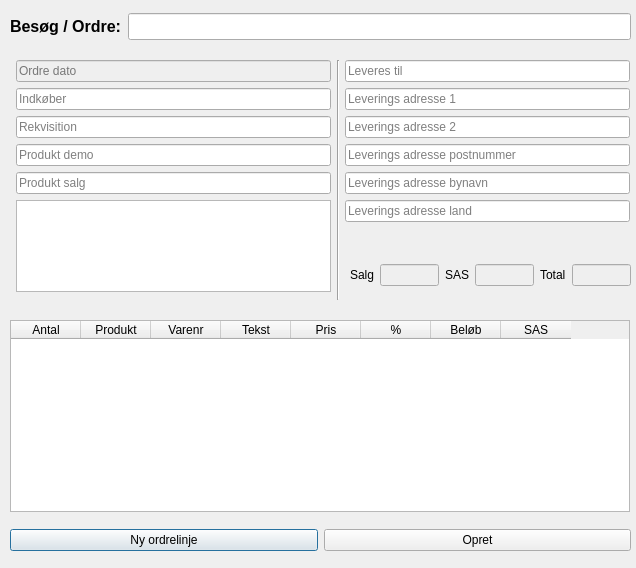
<?xml version="1.0" encoding="UTF-8"?>
<ui version="4.0">
    <class>OrderDialog</class>
    <widget class="QDialog" name="OrderDialog">
        <property name="geometry">
            <rect>
                <x>0</x>
                <y>0</y>
                <width>636</width>
                <height>568</height>
            </rect>
        </property>
        <property name="windowTitle">
            <string>Indkøbs ordre</string>
        </property>
        <widget class="QWidget" name="formLayoutWidget">
            <property name="geometry">
                <rect>
                    <x>10</x>
                    <y>60</y>
                    <width>321</width>
                    <height>232</height>
                </rect>
            </property>
            <layout class="QFormLayout" name="formOrderVisit">
                <item row="0" column="1">
                    <widget class="QLineEdit" name="txtOrderVisitDate">
                        <property name="enabled">
                            <bool>false</bool>
                        </property>
                        <property name="placeholderText">
                            <string>Ordre dato</string>
                        </property>
                    </widget>
                </item>
                <item row="1" column="1">
                    <widget class="QLineEdit" name="txtBuyer">
                        <property name="placeholderText">
                            <string>Indkøber</string>
                        </property>
                    </widget>
                </item>
                <item row="2" column="1">
                    <widget class="QLineEdit" name="txtPurchaseOrder">
                        <property name="placeholderText">
                            <string>Rekvisition</string>
                        </property>
                    </widget>
                </item>
                <item row="3" column="1">
                    <widget class="QLineEdit" name="txtProductDemo">
                        <property name="placeholderText">
                            <string>Produkt demo</string>
                        </property>
                    </widget>
                </item>
                <item row="4" column="1">
                    <widget class="QLineEdit" name="txtProductSale">
                        <property name="placeholderText">
                            <string>Produkt salg</string>
                        </property>
                    </widget>
                </item>
                <item row="5" column="1">
                    <widget class="QTextEdit" name="txtNote"/>
                </item>
            </layout>
        </widget>
        <widget class="QTableWidget" name="orderLinesWidget">
            <property name="geometry">
                <rect>
                    <x>10</x>
                    <y>320</y>
                    <width>620</width>
                    <height>192</height>
                </rect>
            </property>
            <property name="editTriggers">
                <set>QAbstractItemView::AllEditTriggers</set>
            </property>
            <property name="selectionMode">
                <enum>QAbstractItemView::SingleSelection</enum>
            </property>
            <attribute name="horizontalHeaderDefaultSectionSize">
                <number>70</number>
            </attribute>
            <attribute name="horizontalHeaderMinimumSectionSize">
                <number>10</number>
            </attribute>
            <attribute name="verticalHeaderStretchLastSection">
                <bool>true</bool>
            </attribute>
            <column>
                <property name="text">
                    <string>Antal</string>
                </property>
            </column>
            <column>
                <property name="text">
                    <string>Produkt</string>
                </property>
            </column>
            <column>
                <property name="text">
                    <string>Varenr</string>
                </property>
            </column>
            <column>
                <property name="text">
                    <string>Tekst</string>
                </property>
            </column>
            <column>
                <property name="text">
                    <string>Pris</string>
                </property>
            </column>
            <column>
                <property name="text">
                    <string>%</string>
                </property>
            </column>
            <column>
                <property name="text">
                    <string>Beløb</string>
                </property>
            </column>
            <column>
                <property name="text">
                    <string>SAS</string>
                </property>
            </column>
        </widget>
        <widget class="QWidget" name="formLayoutWidget_2">
            <property name="geometry">
                <rect>
                    <x>339</x>
                    <y>60</y>
                    <width>291</width>
                    <height>191</height>
                </rect>
            </property>
            <layout class="QFormLayout" name="formDeliveryAddress">
                <item row="0" column="1">
                    <widget class="QLineEdit" name="txtDeliverCompany">
                        <property name="placeholderText">
                            <string>Leveres til</string>
                        </property>
                    </widget>
                </item>
                <item row="1" column="1">
                    <widget class="QLineEdit" name="txtDeliverAddress1">
                        <property name="placeholderText">
                            <string>Leverings adresse 1</string>
                        </property>
                    </widget>
                </item>
                <item row="2" column="1">
                    <widget class="QLineEdit" name="txtDeliverAddress2">
                        <property name="placeholderText">
                            <string>Leverings adresse 2</string>
                        </property>
                    </widget>
                </item>
                <item row="3" column="1">
                    <widget class="QLineEdit" name="txtZipCode">
                        <property name="placeholderText">
                            <string>Leverings adresse postnummer</string>
                        </property>
                    </widget>
                </item>
                <item row="4" column="1">
                    <widget class="QLineEdit" name="txtCityName">
                        <property name="placeholderText">
                            <string>Leverings adresse bynavn</string>
                        </property>
                    </widget>
                </item>
                <item row="5" column="1">
                    <widget class="QLineEdit" name="txtDeliverCountry">
                        <property name="placeholderText">
                            <string>Leverings adresse land</string>
                        </property>
                    </widget>
                </item>
            </layout>
        </widget>
        <widget class="QWidget" name="gridLayoutWidget">
            <property name="geometry">
                <rect>
                    <x>350</x>
                    <y>260</y>
                    <width>281</width>
                    <height>31</height>
                </rect>
            </property>
            <layout class="QGridLayout" name="gridOrderTotals">
                <item row="1" column="0">
                    <widget class="QLabel" name="label">
                        <property name="text">
                            <string>Salg</string>
                        </property>
                    </widget>
                </item>
                <item row="1" column="2">
                    <widget class="QLabel" name="label_2">
                        <property name="text">
                            <string>SAS</string>
                        </property>
                    </widget>
                </item>
                <item row="1" column="1">
                    <widget class="QLineEdit" name="txtOrderSale">
                        <property name="enabled">
                            <bool>false</bool>
                        </property>
                    </widget>
                </item>
                <item row="1" column="3">
                    <widget class="QLineEdit" name="txtOrderSas">
                        <property name="enabled">
                            <bool>false</bool>
                        </property>
                    </widget>
                </item>
                <item row="1" column="4">
                    <widget class="QLabel" name="label_3">
                        <property name="text">
                            <string>Total</string>
                        </property>
                    </widget>
                </item>
                <item row="1" column="5">
                    <widget class="QLineEdit" name="txtOrderTotal">
                        <property name="enabled">
                            <bool>false</bool>
                        </property>
                    </widget>
                </item>
            </layout>
        </widget>
        <widget class="Line" name="line">
            <property name="geometry">
                <rect>
                    <x>330</x>
                    <y>60</y>
                    <width>16</width>
                    <height>240</height>
                </rect>
            </property>
            <property name="orientation">
                <enum>Qt::Vertical</enum>
            </property>
        </widget>
        <widget class="QWidget" name="gridLayoutWidget_2">
            <property name="geometry">
                <rect>
                    <x>10</x>
                    <y>10</y>
                    <width>621</width>
                    <height>33</height>
                </rect>
            </property>
            <layout class="QGridLayout" name="gridOrderVisitAt">
                <item row="0" column="0">
                    <widget class="QLabel" name="lblCompany">
                        <property name="font">
                            <font>
                                <pointsize>12</pointsize>
                                <weight>75</weight>
                                <bold>true</bold>
                            </font>
                        </property>
                        <property name="text">
                            <string>Besøg / Ordre:</string>
                        </property>
                    </widget>
                </item>
                <item row="0" column="1">
                    <widget class="QLineEdit" name="txtCompany">
                        <property name="font">
                            <font>
                                <pointsize>12</pointsize>
                                <weight>75</weight>
                                <bold>true</bold>
                            </font>
                        </property>
                    </widget>
                </item>
            </layout>
        </widget>
        <widget class="QWidget" name="gridLayoutWidget_3">
            <property name="geometry">
                <rect>
                    <x>10</x>
                    <y>520</y>
                    <width>621</width>
                    <height>41</height>
                </rect>
            </property>
            <layout class="QGridLayout" name="gridOrderButtons">
                <item row="0" column="0">
                    <widget class="QPushButton" name="buttonAddOrderLine">
                        <property name="text">
                            <string>Ny ordrelinje</string>
                        </property>
                        <property name="default">
                            <bool>true</bool>
                        </property>
                    </widget>
                </item>
                <item row="0" column="1">
                    <widget class="QPushButton" name="buttonCreateOrderVisit">
                        <property name="text">
                            <string>Opret</string>
                        </property>
                    </widget>
                </item>
            </layout>
        </widget>
    </widget>
    <tabstops>
        <tabstop>txtOrderVisitDate</tabstop>
        <tabstop>txtBuyer</tabstop>
        <tabstop>txtPurchaseOrder</tabstop>
        <tabstop>txtProductDemo</tabstop>
        <tabstop>txtProductSale</tabstop>
        <tabstop>txtNote</tabstop>
        <tabstop>txtDeliverCompany</tabstop>
        <tabstop>txtDeliverAddress1</tabstop>
        <tabstop>txtDeliverAddress2</tabstop>
        <tabstop>txtZipCode</tabstop>
        <tabstop>txtCityName</tabstop>
        <tabstop>txtDeliverCountry</tabstop>
        <tabstop>txtOrderSale</tabstop>
        <tabstop>txtOrderSas</tabstop>
        <tabstop>txtOrderTotal</tabstop>
        <tabstop>orderLinesWidget</tabstop>
        <tabstop>buttonAddOrderLine</tabstop>
    </tabstops>
    <resources/>
    <connections/>
</ui>
